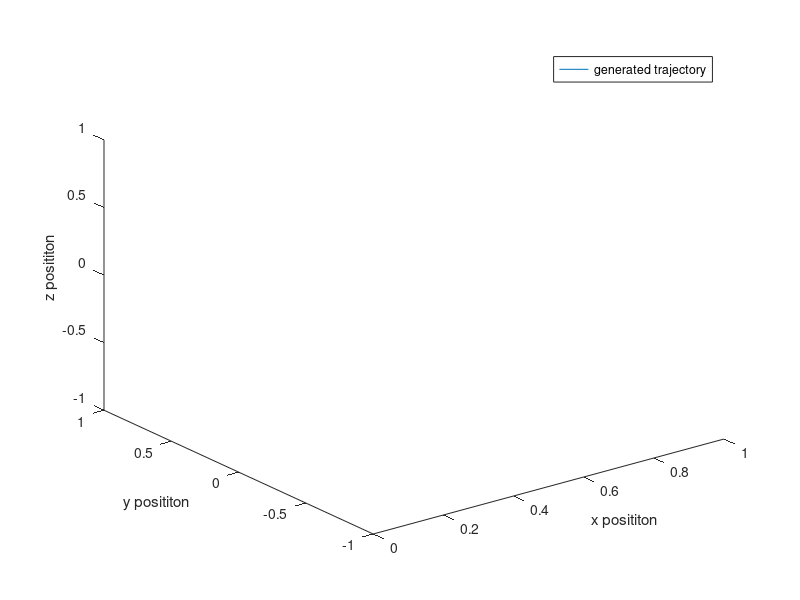

MATLAB code to generate this figure: (Note: this script raises an error after producing the figure.)
%%
% generate a trajectory using cos and/or sin. Derive twice to get acceleration
% and give those value to the imu integrator to recompute the trajectory.
% Using trigonometry is ok : position won't go to infinity + loop.

%THIS IS PURE TRANLSATION
%rate of turn set to 0 (wx = wy= wz = 0) for all the trajectory.

%*****************************WORKING*********************
%%
close all;
clear all;

write_to_file_const = true;
write_to_file = false;

fe = 1000000;
N = 2*1;
t = (0:1/fe:N-1/fe);

x = sin(t);
y = sin(2*t);
z = sin(2*t);

p = [x; y; z];

figure('Name','3D position plot','NumberTitle','off');
plot3(x,y,z);
xlabel('x posititon');
ylabel('y posititon');
zlabel('z posititon');
legend('generated trajectory');

deg_to_rad = 3.14159265359/180.0;
ax = -sin(t);
ay = -4*sin(2*t);
az = -4*sin(2*t);
wx(1,1:(N*fe)) = 0*deg_to_rad; 
wy(1,1:(N*fe)) = 0*deg_to_rad;
wz(1,1:(N*fe)) = 0*deg_to_rad;
u = [ax; ay; az; wx; wy; wz];

ox = 0*t;
oy = 0*t;
oz = 0*t;

o = [ox; oy; oz];

%% needed parameters

dt = 1/fe;
di = [0; 0; 0; 1; 0; 0; 0; 1.0; 2.0; 2.0];
di0 = [0; 0; 0; 1; 0; 0; 0; 0; 0; 0];

b0 = [0; 0; 0; 0; 0; 0]; %bias vector

n_ax = 0.04*randn(1,(N*fe));
n_ay = 0.04*randn(1,(N*fe));
n_az = 0.04*randn(1,(N*fe));
n_wx = 0.002*randn(1,(N*fe));
n_wy = 0.002*randn(1,(N*fe));
n_wz = 0.002*randn(1,(N*fe));
n0 = [0; 0; 0; 0; 0; 0]; %noise vector
n = [n_ax; n_ay; n_az; n_wx; n_wy; n_wz]; %noise vector

di_t = di;
di_t0 = di0;

%FORMULATION IS PQV
%UNIT QUATERNION IS [1 0 0 0]

for i=1:N*fe-1
    d = data2delta(b0, u(:,i), n0, dt);
%% test imu_integrator

    di_out0 = imu_integrator(di, d, dt);
    di=di_out0;
    di_t = [di_t, di];
end

%% Plot Integrated position
figure('Name','Acceleration, Velocity and Position','NumberTitle','off');
subplot(3,3,1);
plot(t, ax(1,:));
hold on;
xlabel('time');
ylabel('Acceleration X');
subplot(3,3,4);
plot(t, ay(1,:));
xlabel('time');
ylabel('Acceleration Y');
subplot(3,3,7);
plot(t, az(1,:));
xlabel('time');
ylabel('Acceleration Z');

%figure('Name','velocity through time','NumberTitle','off');
subplot(3,3,2);
plot(t, di_t(8,:));
hold on;
xlabel('time');
ylabel('Velocity X');
subplot(3,3,5);
plot(t, di_t(9,:));
xlabel('time');
ylabel('Velocity Y');
subplot(3,3,8);
plot(t, di_t(10,:));
xlabel('time');
ylabel('Velocity Z');

%figure('Name','position through time','NumberTitle','off');
subplot(3,3,3);
plot(t, x(1,:));
xlabel('time');
ylabel('Position X');
hold on;
subplot(3,3,6);
plot(t, y(1,:));
xlabel('time');
ylabel('Position Y');
subplot(3,3,9);
plot(t, z(1,:));
xlabel('time');
ylabel('Position Z');

%% 3D plot
% figure('Name','3D position plot','NumberTitle','off');
% plot3(di_t(1,:),di_t(2,:),di_t(3,:));
% xlabel('x posititon');
% ylabel('y posititon');
% zlabel('z posititon');

% fileID = fopen('data_test_trig.txt','wt');
% data = [t',u'];
% for ii = 1:size(data,1)
%     fprintf(fileID,'%g\t',data(ii,:));
%     fprintf(fileID,'\n');
% end
% fclose(fileID);
% 
% figure('Name','2D position plot','NumberTitle','off');
% subplot(3,2,1)
% plot(x,y);
% xlabel('x posititon');
% ylabel('y posititon');
% subplot(3,2,2)
% plot(di_t(1,:),di_t(2,:));
% xlabel('x posititon integrated');
% ylabel('y posititon integrated');
% subplot(3,2,3)
% plot(x,z);
% xlabel('x posititon');
% ylabel('z posititon');
% subplot(3,2,4)
% plot(di_t(1,:),di_t(3,:));
% xlabel('x posititon integrated');
% ylabel('z posititon integrated');
% subplot(3,2,5)
% plot(y,z);
% xlabel('y posititon');
% ylabel('z posititon');
% subplot(3,2,6)
% plot(di_t(2,:),di_t(3,:));
% xlabel('y posititon integrated');
% ylabel('z posititon integrated');

figure('Name','error','NumberTitle','off')
subplot(3,1,1);
plot(t,x(1,:) - di_t(1,:));
xlabel('x error over time');
hold on;
subplot(3,1,2);
plot(t,y(1,:) - di_t(2,:));
xlabel('y error over time');
subplot(3,1,3);
plot(t,z(1,:) - di_t(3,:));
xlabel('z error over time');

%% all 3D plots in same figure :
figure('Name','compare trajectories','NumberTitle','off');
plot3(x(1,:),y(1,:),z(1,:), 'r');
hold on;
plot3(di_t(1,:),di_t(2,:),di_t(3,:), 'g');
xlabel('x posititon');
ylabel('y posititon');
zlabel('z posititon');
legend('real trajectory', 'integrated trajectory');

%% write data in file

if(write_to_file)
    fileID = fopen('data_pure_translation.txt','wt');
    data = [t',u'];
    for ii = 1:size(data,1)
        fprintf(fileID,'%g\t',data(ii,:));
        fprintf(fileID,'\n');
    end
    fclose(fileID);
    
    fileID_check = fopen('data_pure_translation_check.txt','wt');
    data = [t',x',y',z', o'];
    for ii = 1:size(data,1)
        fprintf(fileID_check,'%g\t',data(ii,:));
        fprintf(fileID_check,'\n');
    end
    fclose(fileID_check);
end


if(write_to_file_const)
    fileID = fopen('data_pure_translation.txt','wt');
    data = [t',u'];
    for ii = 1:size(data,1)
        fprintf(fileID,'%g\t',data(ii,:));
        fprintf(fileID,'\n');
    end
    fclose(fileID);
    
    fileID_check = fopen('odom.txt','wt');
    step = 50;
    step_up = step+1;
    t_odom = [];
    p_odom = [];
    o_odom = [];
    for iter = step_up:step:size(x,2)
        t_odom = [t_odom, t(:,iter) - t(:,iter - step)];
        p_odom = [p_odom, p(:,iter) - p(:,iter - step)];
        o_odom = [o_odom, o(:,iter) - o(:,iter - step)];
    end
    odom = [t_odom', p_odom',o_odom'];
    for ii = 1:size(odom,1)
        fprintf(fileID_check,'%g\t',odom(ii,:));
        fprintf(fileID_check,'\n');
    end
    fclose(fileID_check);
end